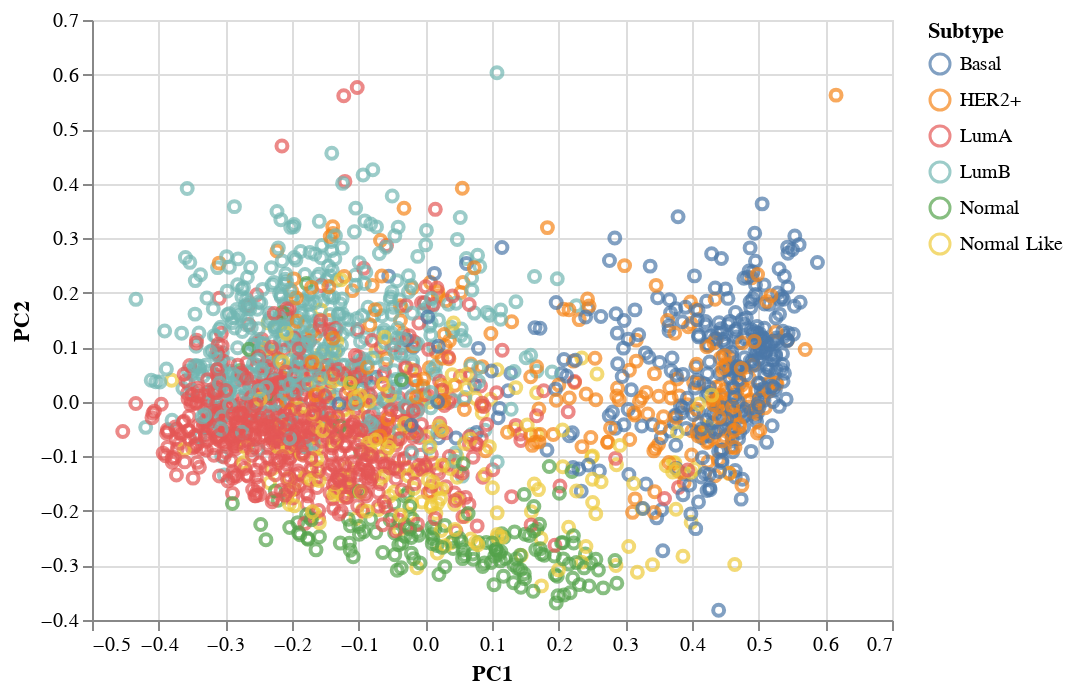

Write notebook code for a chart like this one.
### Markdown cell above
### Visualize

### Code cell
g

### Figure 1 — Vega-Lite specification as saved in the notebook (floating-point values rounded to 4 significant figures; data arrays with more than 128 entries replaced by an {"elided": "..."} marker saying what was removed)
{"config": {"view": {"continuousWidth": 400, "continuousHeight": 300}}, "data": {"name": "data-7dc980f09dce3bc3e337f2bff4a6703b"}, "mark": "point", "encoding": {"color": {"type": "nominal", "field": "Subtype"}, "x": {"type": "quantitative", "field": "PC1"}, "y": {"type": "quantitative", "field": "PC2"}}, "$schema": "https://vega.github.io/schema/vega-lite/v4.8.1.json", "datasets": {"data-7dc980f09dce3bc3e337f2bff4a6703b": {"elided": "2133 records"}}}
